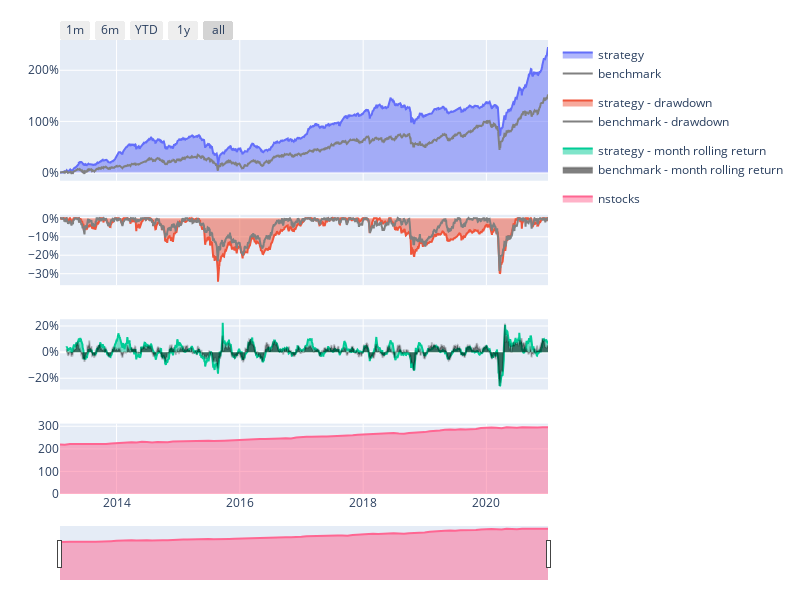
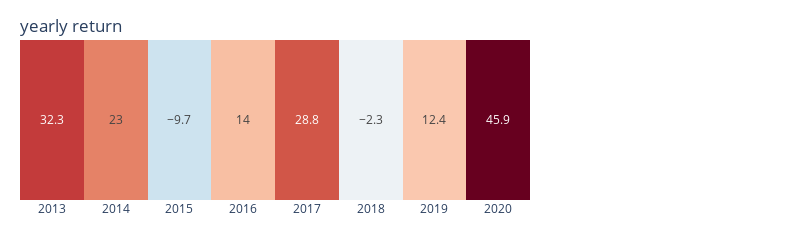
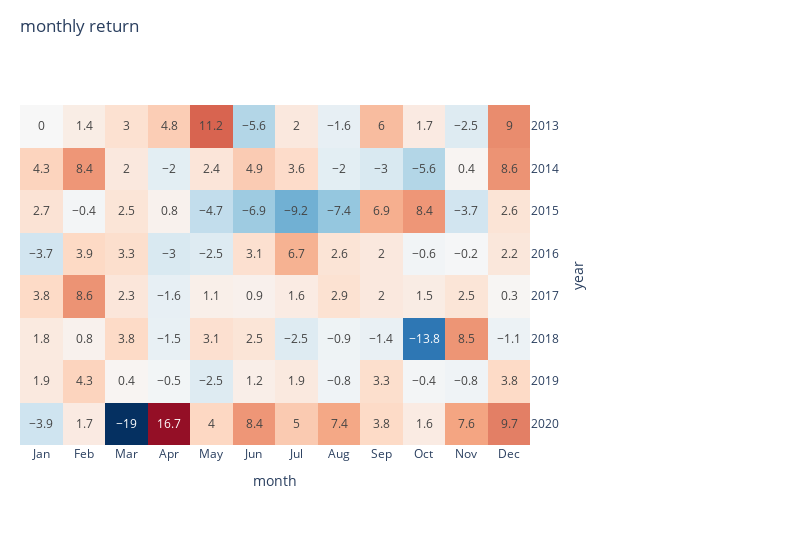

Notebook code cell kept with these figures, in order:
### Code cell
# Assign price_df to df for further processing
df = price_df

# Compute the 15th percentile (quantile) of each row (axis=1) in the DataFrame df
# This operation will return a Series where each value corresponds to the 15th percentile of each row in df
q1 = df.quantile(0.15, axis=1)

# Create a new DataFrame from the values of the Series q1
# [q1.values] * len(df.columns) creates a list of arrays where q1.values is repeated
# The repetition count is equal to the number of columns in df
# The transpose() method is then used to set index to columns and set column to index
# where rows correspond to original q1 values and columns correspond to those in df
q1_df = pd.DataFrame([q1.values] * len(df.columns)).transpose()

# Set the column names of q1_df to match those of df
# This is important to ensure that the columns in both DataFrames are aligned for any future operations
q1_df.columns = df.columns

# Set the index of q1_df to match the index of df
# This aligns the rows of q1_df with those of df, maintaining the consistency of data across both DataFrames
q1_df.index = df.index


#if the column and index is not align, it will have error: index must be indentically labeled
#pick price < 15% of overall stock price
condition_1 = df<q1_df
condition_1

condition_2 = df <= 15

condition_3 = (1 - df.rolling(60).min() / df.rolling(60).max()) < 0.3



#



# conditions = (condition_1 & condition_2 & condition_3)
conditions = (condition_1 & condition_2)
position = df[conditions]
position
sim(position=position, resample='M', trade_at_price='open',position_limit=1/5, fee_ratio=1.425/1000*0.3)

### Figure 1 — Plotly figure (JSON) as saved in the notebook; plotly's stock layout.template omitted (floating-point values rounded to 4 significant figures; data arrays with more than 128 entries replaced by an {"elided": "..."} marker saying what was removed)
{"data": [{"fill": "tozeroy", "legendgroup": "performance", "name": "strategy", "type": "scatter", "x": {"elided": "1941 str values"}, "xaxis": "x", "y": {"elided": "1941 float values"}, "yaxis": "y"}, {"fill": "tozeroy", "legendgroup": "drawdown", "name": "strategy - drawdown", "type": "scatter", "x": {"elided": "1941 str values"}, "xaxis": "x2", "y": {"elided": "1941 float values"}, "yaxis": "y2"}, {"fill": "tozeroy", "legendgroup": "rolling performance", "name": "strategy - month rolling return", "type": "scatter", "x": {"elided": "1941 str values"}, "xaxis": "x3", "y": {"elided": "1941 float values"}, "yaxis": "y3"}, {"legendgroup": "performance", "line": {"color": "gray"}, "name": "benchmark", "type": "scatter", "x": {"elided": "1941 str values"}, "xaxis": "x", "y": {"elided": "1941 float values"}, "yaxis": "y"}, {"legendgroup": "drawdown", "line": {"color": "gray"}, "name": "benchmark - drawdown", "type": "scatter", "x": {"elided": "1941 str values"}, "xaxis": "x2", "y": {"elided": "1941 float values"}, "yaxis": "y2"}, {"fill": "tozeroy", "legendgroup": "rolling performance", "line": {"color": "rgba(0,0,0,0.2)"}, "name": "benchmark - month rolling return", "type": "scatter", "x": {"elided": "1941 str values"}, "xaxis": "x3", "y": {"elided": "1941 float values"}, "yaxis": "y3"}, {"fill": "tozeroy", "name": "nstocks", "type": "scatter", "x": ["2013-01-31T00:00:00", "2013-02-28T00:00:00", "2013-03-31T00:00:00", "2013-04-30T00:00:00", "2013-05-31T00:00:00", "2013-06-30T00:00:00", "2013-07-31T00:00:00", "2013-08-31T00:00:00", "2013-09-30T00:00:00", "2013-10-31T00:00:00", "2013-11-30T00:00:00", "2013-12-31T00:00:00", "2014-01-31T00:00:00", "2014-02-28T00:00:00", "2014-03-31T00:00:00", "2014-04-30T00:00:00", "2014-05-31T00:00:00", "2014-06-30T00:00:00", "2014-07-31T00:00:00", "2014-08-31T00:00:00", "2014-09-30T00:00:00", "2014-10-31T00:00:00", "2014-11-30T00:00:00", "2014-12-31T00:00:00", "2015-01-31T00:00:00", "2015-02-28T00:00:00", "2015-03-31T00:00:00", "2015-04-30T00:00:00", "2015-05-31T00:00:00", "2015-06-30T00:00:00", "2015-07-31T00:00:00", "2015-08-31T00:00:00", "2015-09-30T00:00:00", "2015-10-31T00:00:00", "2015-11-30T00:00:00", "2015-12-31T00:00:00", "2016-01-31T00:00:00", "2016-02-29T00:00:00", "2016-03-31T00:00:00", "2016-04-30T00:00:00", "2016-05-31T00:00:00", "2016-06-30T00:00:00", "2016-07-31T00:00:00", "2016-08-31T00:00:00", "2016-09-30T00:00:00", "2016-10-31T00:00:00", "2016-11-30T00:00:00", "2016-12-31T00:00:00", "2017-01-31T00:00:00", "2017-02-28T00:00:00", "2017-03-31T00:00:00", "2017-04-30T00:00:00", "2017-05-31T00:00:00", "2017-06-30T00:00:00", "2017-07-31T00:00:00", "2017-08-31T00:00:00", "2017-09-30T00:00:00", "2017-10-31T00:00:00", "2017-11-30T00:00:00", "2017-12-31T00:00:00", "2018-01-31T00:00:00", "2018-02-28T00:00:00", "2018-03-31T00:00:00", "2018-04-30T00:00:00", "2018-05-31T00:00:00", "2018-06-30T00:00:00", "2018-07-31T00:00:00", "2018-08-31T00:00:00", "2018-09-30T00:00:00", "2018-10-31T00:00:00", "2018-11-30T00:00:00", "2018-12-31T00:00:00", "2019-01-31T00:00:00", "2019-02-28T00:00:00", "2019-03-31T00:00:00", "2019-04-30T00:00:00", "2019-05-31T00:00:00", "2019-06-30T00:00:00", "2019-07-31T00:00:00", "2019-08-31T00:00:00", "2019-09-30T00:00:00", "2019-10-31T00:00:00", "2019-11-30T00:00:00", "2019-12-31T00:00:00", "2020-01-31T00:00:00", "2020-02-29T00:00:00", "2020-03-31T00:00:00", "2020-04-30T00:00:00", "2020-05-31T00:00:00", "2020-06-30T00:00:00", "2020-07-31T00:00:00", "2020-08-31T00:00:00", "2020-09-30T00:00:00", "2020-10-31T00:00:00", "2020-11-30T00:00:00", "2020-12-31T00:00:00"], "xaxis": "x4", "y": [219, 218, 221, 221, 222, 221, 221, 220, 220, 221, 224, 226, 228, 228, 229, 228, 231, 230, 228, 230, 229, 229, 232, 233, 234, 234, 235, 237, 237, 236, 235, 237, 236, 237, 238, 239, 242, 242, 245, 243, 243, 245, 246, 246, 247, 246, 250, 250, 253, 254, 256, 255, 255, 256, 257, 257, 256, 260, 262, 263, 263, 267, 265, 269, 269, 270, 268, 267, 270, 271, 271, 274, 278, 281, 281, 284, 286, 284, 287, 286, 286, 288, 292, 294, 294, 293, 291, 296, 293, 293, 295, 295, 292, 294, 296, 296], "yaxis": "y4"}], "layout": {"height": 600, "legend": {"bgcolor": "rgba(0,0,0,0)"}, "margin": {"b": 20, "l": 60, "r": 20, "t": 40}, "width": 800, "xaxis": {"anchor": "y", "domain": [0, 1], "matches": "x4", "showticklabels": false}, "xaxis2": {"anchor": "y2", "domain": [0, 1], "matches": "x4", "showticklabels": false}, "xaxis3": {"anchor": "y3", "domain": [0, 1], "matches": "x4", "showticklabels": false}, "xaxis4": {"anchor": "y4", "domain": [0, 1], "rangeselector": {"buttons": [{"count": 1, "label": "1m", "step": "month", "stepmode": "backward"}, {"count": 6, "label": "6m", "step": "month", "stepmode": "backward"}, {"count": 1, "label": "YTD", "step": "year", "stepmode": "todate"}, {"count": 1, "label": "1y", "step": "year", "stepmode": "backward"}, {"step": "all"}], "x": 0, "y": 1}, "rangeslider": {"thickness": 0.1, "visible": true}, "type": "date"}, "yaxis": {"anchor": "x", "domain": [0.69, 1], "tickformat": ",.0%"}, "yaxis2": {"anchor": "x2", "domain": [0.46, 0.615], "tickformat": ",.0%"}, "yaxis3": {"anchor": "x3", "domain": [0.23, 0.385], "tickformat": ",.0%"}, "yaxis4": {"anchor": "x4", "domain": [0, 0.155]}}}

### Figure 2 — Plotly figure (JSON) as saved in the notebook; plotly's stock layout.template omitted (floating-point values rounded to 4 significant figures)
{"data": [{"coloraxis": "coloraxis", "hovertemplate": "year: %{x}<br>return: %{z}%", "name": "0", "texttemplate": "%{z}", "type": "heatmap", "x": ["2013", "2014", "2015", "2016", "2017", "2018", "2019", "2020"], "xaxis": "x", "yaxis": "y", "z": [[32.3, 23, -9.7, 14, 28.8, -2.3, 12.4, 45.9]]}], "layout": {"coloraxis": {"cmid": 0, "colorbar": {"title": {"text": "return(%)"}}, "colorscale": [[0, "rgb(5,48,97)"], [0.1, "rgb(33,102,172)"], [0.2, "rgb(67,147,195)"], [0.3, "rgb(146,197,222)"], [0.4, "rgb(209,229,240)"], [0.5, "rgb(247,247,247)"], [0.6, "rgb(253,219,199)"], [0.7, "rgb(244,165,130)"], [0.8, "rgb(214,96,77)"], [0.9, "rgb(178,24,43)"], [1, "rgb(103,0,31)"]], "showscale": false}, "height": 120, "margin": {"b": 40, "l": 20, "r": 270, "t": 40}, "title": {"text": "yearly return", "x": 0.025, "yanchor": "top"}, "width": 800, "xaxis": {"anchor": "y", "constrain": "domain", "domain": [0, 1], "scaleanchor": "y"}, "yaxis": {"anchor": "x", "autorange": "reversed", "constrain": "domain", "domain": [0, 1], "visible": false}}}

### Figure 3 — Plotly figure (JSON) as saved in the notebook; plotly's stock layout.template omitted (floating-point values rounded to 4 significant figures)
{"data": [{"coloraxis": "coloraxis", "hovertemplate": "year: %{y}<br>month: %{x}<br>return: %{z}%", "name": "0", "texttemplate": "%{z}", "type": "heatmap", "x": ["Jan", "Feb", "Mar", "Apr", "May", "Jun", "Jul", "Aug", "Sep", "Oct", "Nov", "Dec"], "xaxis": "x", "y": ["2013", "2014", "2015", "2016", "2017", "2018", "2019", "2020"], "yaxis": "y", "z": [[0, 1.4, 3, 4.8, 11.2, -5.6, 2, -1.6, 6, 1.7, -2.5, 9], [4.3, 8.4, 2, -2, 2.4, 4.9, 3.6, -2, -3, -5.6, 0.4, 8.6], [2.7, -0.4, 2.5, 0.8, -4.7, -6.9, -9.2, -7.4, 6.9, 8.4, -3.7, 2.6], [-3.7, 3.9, 3.3, -3, -2.5, 3.1, 6.7, 2.6, 2, -0.6, -0.2, 2.2], [3.8, 8.6, 2.3, -1.6, 1.1, 0.9, 1.6, 2.9, 2, 1.5, 2.5, 0.3], [1.8, 0.8, 3.8, -1.5, 3.1, 2.5, -2.5, -0.9, -1.4, -13.8, 8.5, -1.1], [1.9, 4.3, 0.4, -0.5, -2.5, 1.2, 1.9, -0.8, 3.3, -0.4, -0.8, 3.8], [-3.9, 1.7, -19, 16.7, 4, 8.4, 5, 7.4, 3.8, 1.6, 7.6, 9.7]]}], "layout": {"coloraxis": {"cmid": 0, "colorbar": {"title": {"text": "return(%)"}}, "colorscale": [[0, "rgb(5,48,97)"], [0.1, "rgb(33,102,172)"], [0.2, "rgb(67,147,195)"], [0.3, "rgb(146,197,222)"], [0.4, "rgb(209,229,240)"], [0.5, "rgb(247,247,247)"], [0.6, "rgb(253,219,199)"], [0.7, "rgb(244,165,130)"], [0.8, "rgb(214,96,77)"], [0.9, "rgb(178,24,43)"], [1, "rgb(103,0,31)"]], "showscale": false}, "height": 550, "margin": {"b": 40, "l": 20, "r": 270, "t": 40}, "title": {"text": "monthly return", "x": 0.025, "yanchor": "top"}, "width": 800, "xaxis": {"anchor": "y", "constrain": "domain", "domain": [0, 1], "scaleanchor": "y", "title": {"text": "month"}}, "yaxis": {"anchor": "x", "autorange": "reversed", "constrain": "domain", "domain": [0, 1], "side": "right", "title": {"text": "year"}}}}
